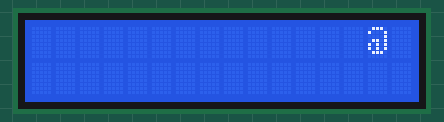
A sketch run on a simulated Arduino Uno, built with avr-gcc and run on an emulated ATmega328P. On the bench: 16×2 character LCD.

Above: at 0.21 s.
At 1.12 s:
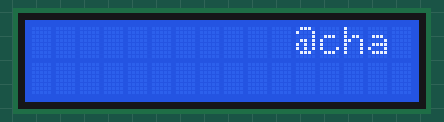
At 2.02 s:
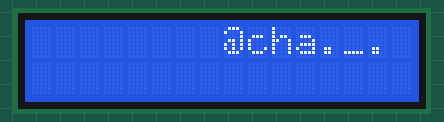
At 4.14 s:
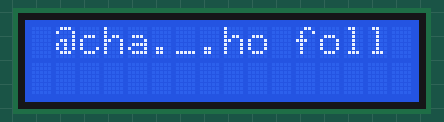
At 6.25 s:
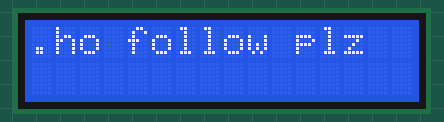
At 8.37 s:
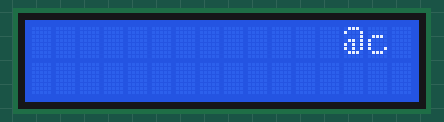

The sketch:

Magnificent_Bojo-Leelo.ino
```cpp
// C++ code
//
#include <Adafruit_LiquidCrystal.h>

int seconds = 0;

Adafruit_LiquidCrystal lcd(0);

void setup()
{
  lcd.begin(16, 2);

}

void loop()
{
  char str[] = "@cha._.ho follow plz      ";
  lcd.setCursor(15,0);

  for(int i = 0; i < 26; i++){
  lcd.scrollDisplayLeft();
  lcd.print(str[i]);
  delay(300);
}
lcd.clear();
}
```

Measured:
- by itself, everything shown: repeats every 7.9 s, in 27 steps
